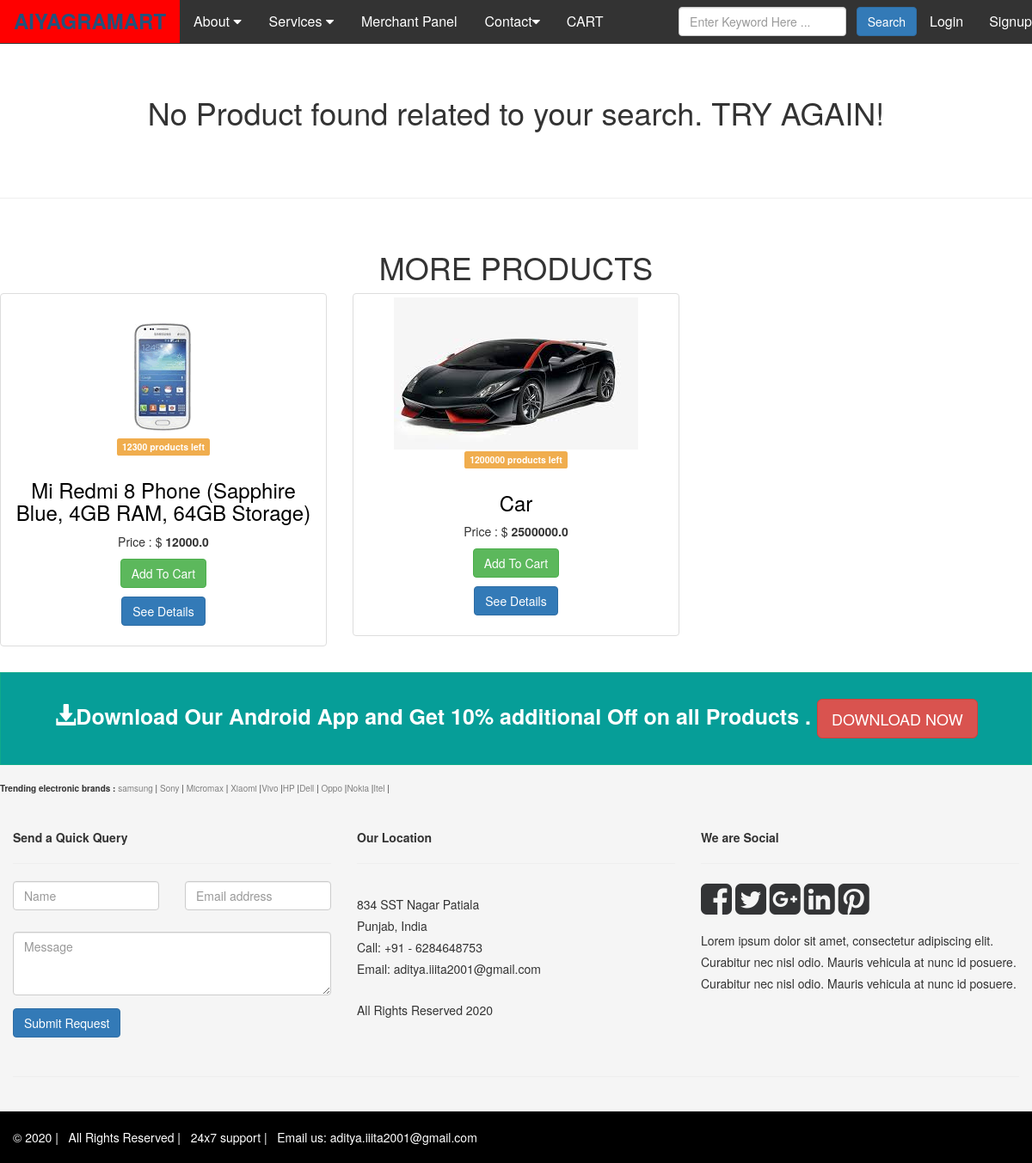
Screenshot of /categorical_search/boot with the database file from the repository.
### home/models.py (models this page shows, shortened)
class Product(models.Model):
    name=models.CharField(max_length=1000, null=True)
    description=models.CharField(max_length=10000, null=True)
    warranty_time_in_months=models.IntegerField(default=0)
    manufacturing_date=models.DateTimeField(default=datetime.now(), blank=True)
    manufacturing_company=models.CharField(max_length=1000, null=True)
    company_contact_number=models.CharField(max_length=12)
    company_email=models.EmailField(max_length=50)
    price=models.FloatField()
    stock=models.IntegerField()
    search_tags=models.CharField(max_length=1000, null=True)
    image_1=models.ImageField(null=True, blank=True, upload_to='post_images/')
    image_2=models.ImageField(null=True, blank=True, upload_to='post_images/')
    image_3=models.ImageField(null=True, blank=True, upload_to='post_images/')
    image_4=models.ImageField(null=True, blank=True, upload_to='post_images/')
    image_5=models.ImageField(null=True, blank=True, upload_to='post_images/')
    created_at=models.DateTimeField(auto_now_add=True)

### home/views.py (the view)
# urls.py: path('categorical_search/<str:item>',categorical_search,name="categorical_search"),
def categorical_search(request,item):
    products = Product.objects.filter(search_tags__icontains=item).order_by("-created_at")
    all_products = Product.objects.all()
    return render(request,"home/search_material.html",context={"products": products, "all_products": all_products})

### home/templates/home/search_material.html (shortened to what this page needs)
{% load static %}
<!DOCTYPE html>
<html lang="en">
<head>
    <link href="{% static 'css/bootstrap.css' %}" rel="stylesheet">
    <link href="{% static 'css/font-awesome.min.css' %}" rel="stylesheet" />
    <link href="{% static 'css/main-style.css' %}" rel="stylesheet" />
    <link href="{% static 'css/navi.css' %}" rel="stylesheet" />
    <link href="{% static 'css/style.css' %}" rel="stylesheet" />
    <link rel="stylesheet" href="https://cdnjs.cloudflare.com/ajax/libs/font-awesome/4.7.0/css/font-awesome.min.css">
    <link rel="stylesheet" href="https://maxcdn.bootstrapcdn.com/bootstrap/3.4.1/css/bootstrap.min.css">
</head>
<body>
    <div class="naavbar">
      <a class="navbar-brand" href="{% url 'home' %}"><strong style="font-size: x-large;">AIYAGRAMART</strong></a>
      <div class="subnaav">
        <button class="subnaavbtn">About <i class="fa fa-caret-down"></i></button>
      </div>
      <div class="subnaav">
        <button class="subnaavbtn">Services <i class="fa fa-caret-down"></i></button>
      </div>
      <a href="{% url 'merchant' %}">Merchant Panel</a>
      <div class="subnaav">
          <button class="subnaavbtn">Contact<i class="fa fa-caret-down"></i></button>
        </div>
        <ul class="nav navbar-nav navbar-left">
            <li><a href="{% url 'carttemp' %}">CART</a></li>
        </ul>
        <ul class="nav navbar-nav navbar-right">
          {% if user.is_authenticated %}
          <li style="color: white;"><a href="{% url 'home' %}">Hi, {{request.user}}</a></li>
          {% else %}
          <li><a href="{% url 'login_request' %}">Login</a></li>
          <li><a href="{% url 'signup' %}">Signup</a></li>
          {% endif %}
      </ul>
        <form class="navbar-form navbar-right" role="search" action="{% url 'search_product' %}" method="GET">
          <div class="form-group">
              <input type="text" name="search_product" placeholder="Enter Keyword Here ..." class="form-control">
          </div>
          <button type="submit" class="btn btn-primary">Search</button>
      </form>
    </div>
      <br><br>
      <div class="row">
        {% if products %}
        {% else %}
        <H1 style="text-align: center;">No Product found related to your search. TRY AGAIN!</H1>
        {% endif %}
    </div>
<br>
<br>
<hr>
<br>
<H1 style="text-align: center;">MORE PRODUCTS</H1>
<div class="row">
    {% for product in all_products %}
    <div class="col-md-4 text-center col-sm-6 col-xs-6">
        <div class="thumbnail product-box">
            <img src="{{product.image_1.url}}"  />
            <span class="label label-warning pull-center">{{product.stock}} products left</span>
            <div class="caption">
                <h3><a href="#">{{product.name}}</a></h3>
                <p>Price : $ <strong>{{product.price}}</strong>  </p>
               <p>
                    <a href="#" class="btn btn-success" role="button">Add To Cart</a>
                    <form action="{% url 'product_details' %}" method="GET">
                        <button type="submit" class="btn btn-primary">See Details</button>
                    </form>
                </p>
            </div>
        </div>
    </div>
    {% endfor %}
</div>
<div class="col-md-12 download-app-box text-center">
    <span class="glyphicon glyphicon-download-alt"></span>Download Our Android App and Get 10% additional Off on all Products . <a href="#" class="btn btn-danger btn-lg">DOWNLOAD  NOW</a>
    </div>
<div class="col-md-12 footer-box">
<div class="row small-box pad-botom ">
<strong>Trending electronic brands :</strong> <a href="{% url 'categorical_search' item='samsung' %}">samsung</a> |  <a href="{% url 'categorical_search' item='sony' %}">Sony</a> | <a href="{% url 'categorical_search' item='micromax' %}">Micromax</a> |
<a href="{% url 'categorical_search' item='mi' %}">Xiaomi</a> |<a href="{% url 'categorical_search' item='vivo' %}">Vivo</a> |<a href="{% url 'categorical_search' item='hp' %}">HP</a> |<a href="{% url 'categorical_search' item='dell' %}">Dell</a> |
<a href="{% url 'categorical_search' item='oppo' %}">Oppo</a> |<a href="{% url 'categorical_search' item='nokia' %}">Nokia</a> |<a href="{% url 'categorical_search' item='itel' %}">Itel</a> |
</div>
<div class="row">
<div class="col-md-4">
    <strong>Send a Quick Query </strong>
    <hr>
    <form action="{% url 'query' %}" method="POST"  enctype="multipart/form-data">
        <div class="row">
            <div class="col-md-6 col-sm-6">
                <div class="form-group">
                    <input type="text" name="name" class="form-control" required="required" placeholder="Name">
                </div>
            </div>
            <div class="col-md-6 col-sm-6">
                <div class="form-group">
                    <input type="email" name="email" class="form-control" required="required" placeholder="Email address">
                </div>
            </div>
        </div>
        <div class="row">
            <div class="col-md-12 col-sm-12">
                <div class="form-group">
                    <textarea name="message" id="message" required="required" class="form-control" rows="3" placeholder="Message"></textarea>
                </div>
                <div class="form-group">
                    <button type="submit" class="btn btn-primary">Submit Request</button>
                </div>
            </div>
        </div>
    </form>
</div>
<div class="col-md-4">
    <strong>Our Location</strong>
    <hr>
    <p>
         834 SST Nagar Patiala<br />
                        Punjab, India<br />
        Call: +91 - 6284648753<br>
        Email: aditya.iiita2001@gmail.com<br>
    </p>
    All Rights Reserved 2020
</div>
<div class="col-md-4 social-box">
    <strong>We are Social </strong>
    <hr>
    <a href="#"><i class="fa fa-facebook-square fa-3x "></i></a>
    <a href="#"><i class="fa fa-twitter-square fa-3x "></i></a>
    <a href="#"><i class="fa fa-google-plus-square fa-3x c"></i></a>
    <a href="#"><i class="fa fa-linkedin-square fa-3x "></i></a>
    <a href="#"><i class="fa fa-pinterest-square fa-3x "></i></a>
    <p>
        Lorem ipsum dolor sit amet, consectetur adipiscing elit. Curabitur nec nisl odio. Mauris vehicula at nunc id posuere. Curabitur nec nisl odio. Mauris vehicula at nunc id posuere.
    </p>
</div>
</div>
<hr>
</div>
<div class="col-md-12 end-box ">
&copy; 2020 | &nbsp; All Rights Reserved  | &nbsp; 24x7 support | &nbsp; Email us: aditya.iiita2001@gmail.com
</div>
</body>
</html>

### static/css/navi.css (style rules this page uses)
.naavbar { overflow: hidden; background-color: #333; }
.naavbar a { float: left; font-size: 16px; color: white; text-align: center; padding: 14px 16px; text-decoration: none; }
.subnaav { float: left; overflow: hidden; }
.subnaav .subnaavbtn { font-size: 16px; border: none; outline: none; color: white; padding: 14px 16px; background-color: inherit; font-family: inherit; margin: 0; }

### static/css/style.css (style rules this page uses)
.text-center { text-align:center; }
h1, h2, h3, h4, h5, h6 { font-family:'Open Sans', sans-serif; }
.navbar-brand { font-size: 25px; padding: 15px 80px 15px 60px; }
.row { margin-bottom:10px; }
.btn { margin-bottom:5px; }
.product-box h3>a,.product-box h3>a:hover,.product-box h3>a:focus { color:#000; text-decoration:none; }
.download-app-box { background-color: #069E98; border: 1px solid #0FAA8B; padding:30px; line-height:40px; font-size:25px; font-weight:900; color:#fff; }
.footer-box { background-color:#F5F5F5; padding:20px 50px 20px 50px; }
.small-box { font-size:10px; }
.footer-box a { color:#808080; text-decoration:none; }
.pad-botom { padding-bottom:30px; }
.footer-box p { padding-top:15px; padding-bottom:15px; line-height:25px; }
.social-box a { color:#333436; text-decoration:none; }
.end-box { padding:20px; color:#fff; background-color:#000; font-size:14px; }

### rows the page displays
Product: image_1 (placeholder picture), stock "12300", name "Mi Redmi 8 Phone (Sapphire Blue, 4GB RAM, 64GB Storage)", price "12000.0"
Product: image_1 (picture), stock "1200000", name "Car", price "2500000.0"
